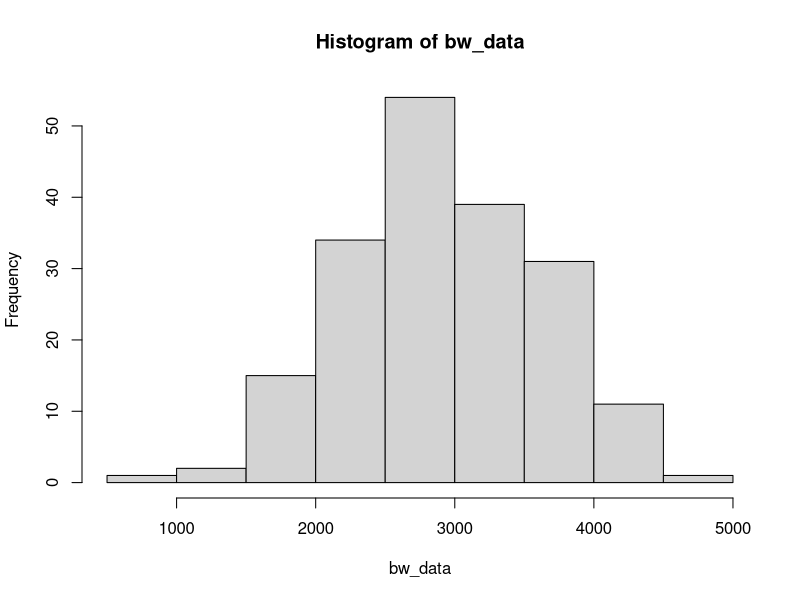
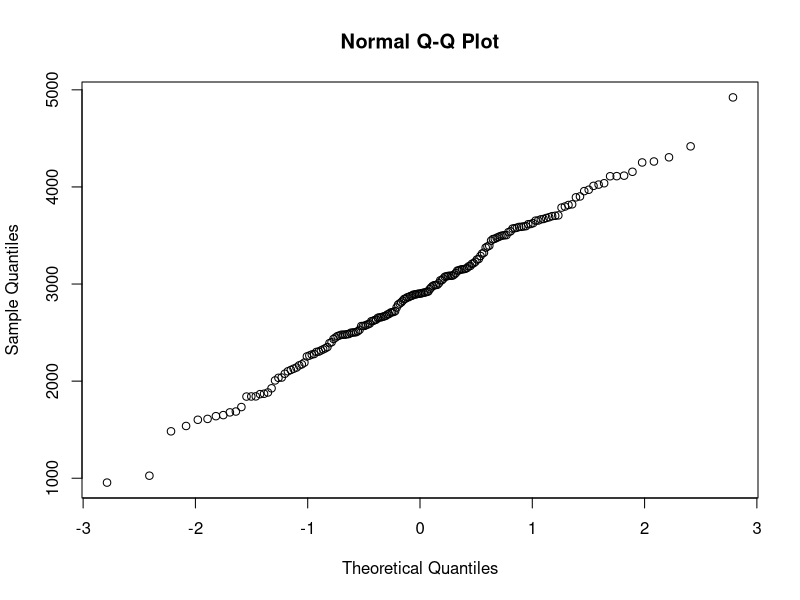
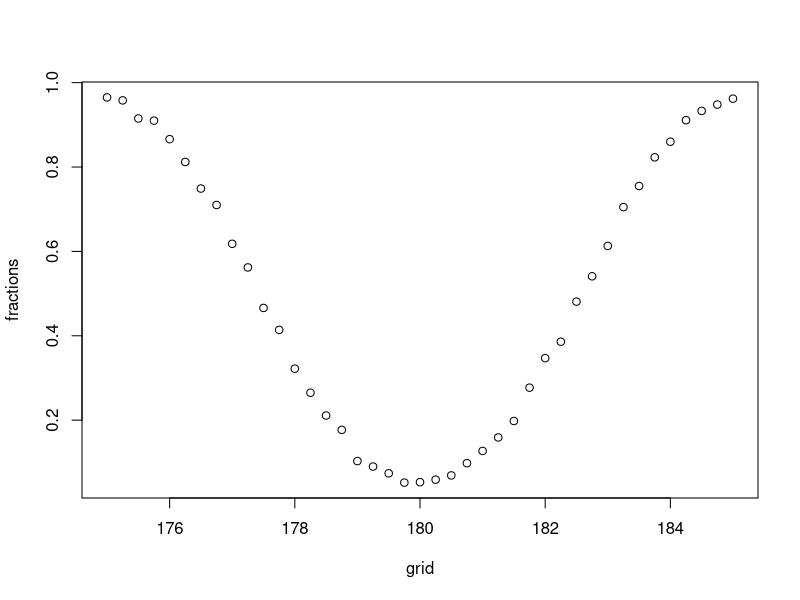
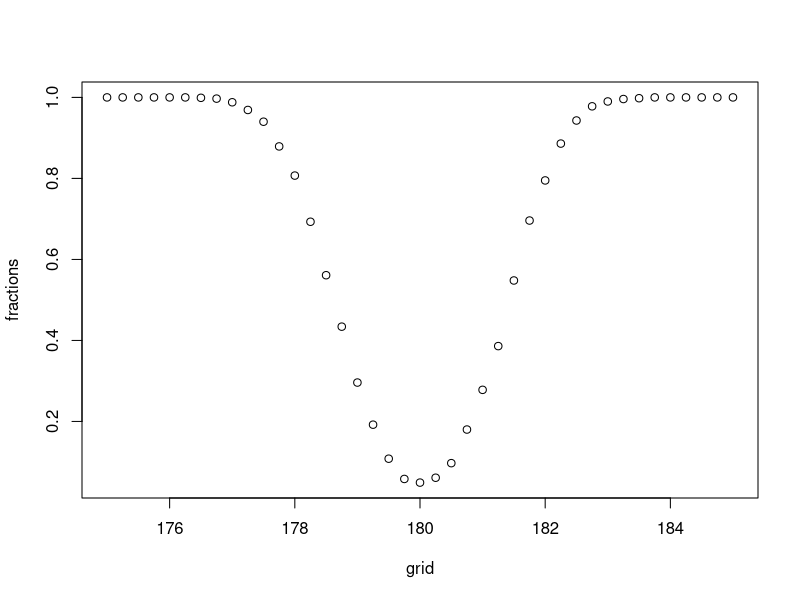
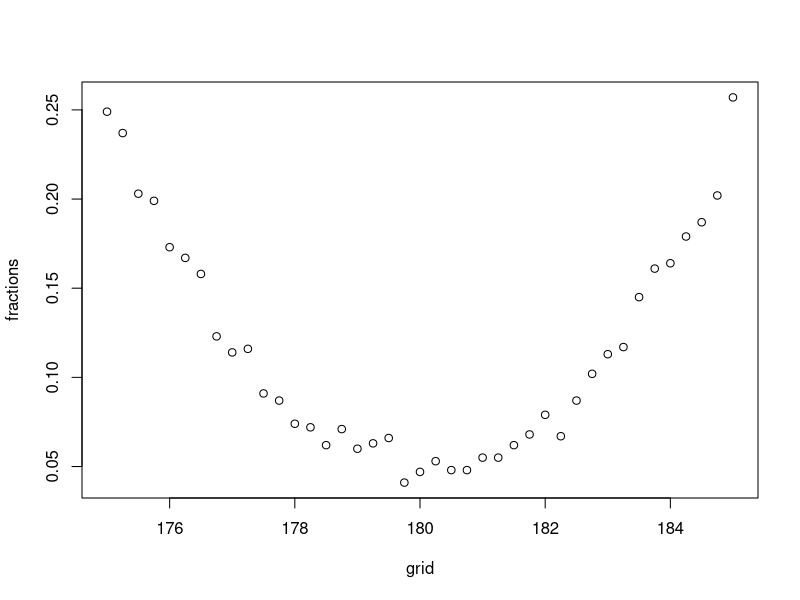
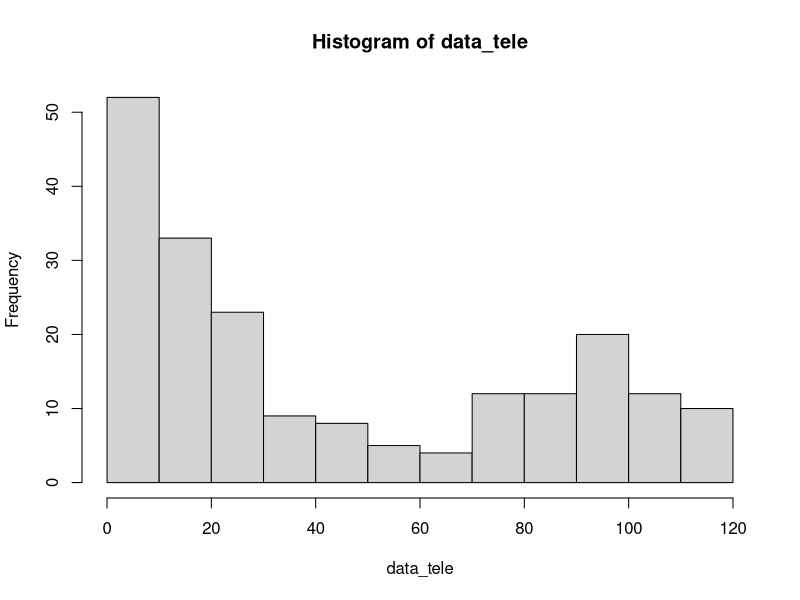
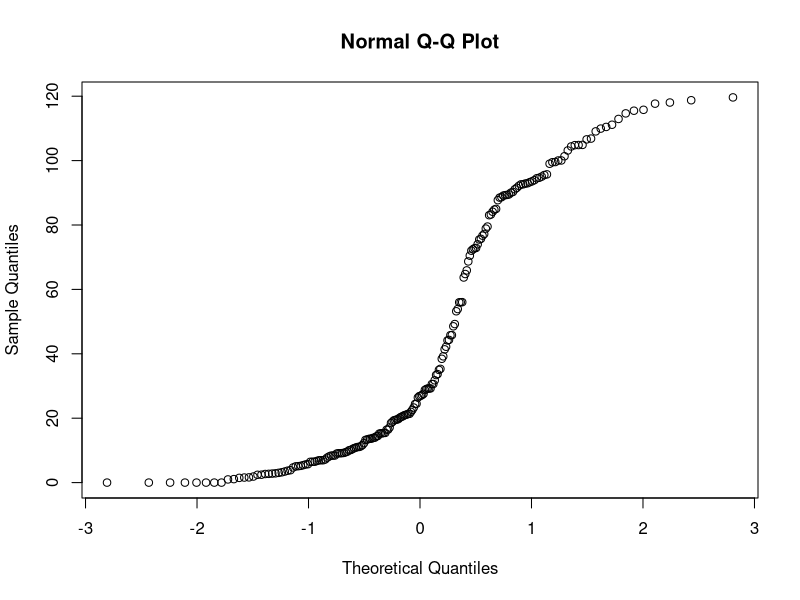
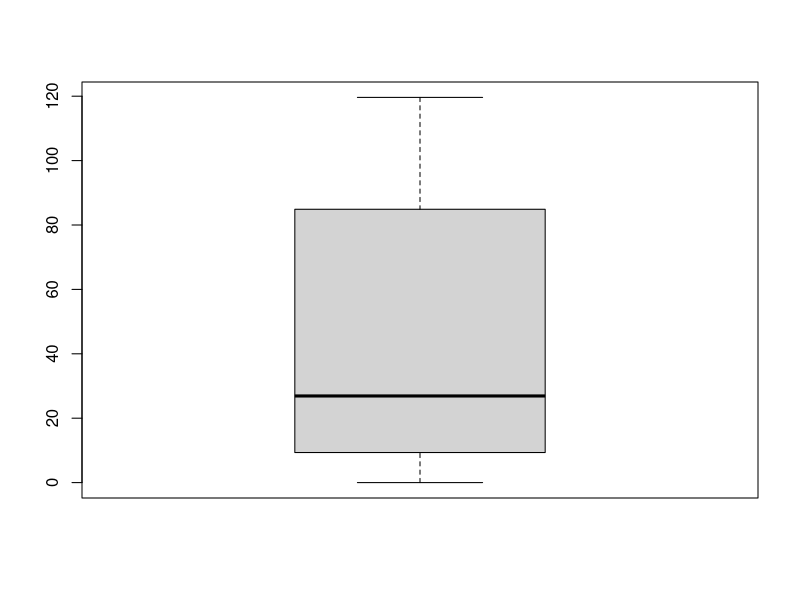

Source code (R) for these figures, in order:
library(tidyverse)
library(rstudioapi) 

# Exercise 1
setwd(dirname(getActiveDocumentContext()$path))
getwd()
data<-read.table(file="data/birthweight.txt",header=TRUE)

# A
bw_data<-data$birthweight
hist(bw_data)
qqnorm(bw_data)

# Estimate +- 1.96 x std.error/N^1/2

m <- mean(bw_data)
s <- sd(bw_data)
n <- length(bw_data)
error <- qnorm(0.95)*s/sqrt(n);error
ci <- c(m-error, m+error);ci

# B
t.test(bw_data,mu=2800,alternative = "greater",conf.level = 0.95)
t.test(bw_data,mu=2800,alternative = "greater",conf.level = 0.99)

# C

# Exercise 2
# A
n <- m <- 30
mu <- 180
nu <- 175
sd <- 5
B <- 1000

p <- numeric(B)

grid <- seq(175,185, by=0.25)
G <- length(grid)

fractions <- numeric(G)

for (grid_nu in 1:G){
  p <- numeric(B)
  for (b in 1:B){
    x <- rnorm(n,mu,sd)
    y <- rnorm(m,grid[grid_nu],sd)
    p[b] <- t.test(x,y, var.equal = TRUE)[[3]]
  }
  fractions[grid_nu] <- mean(p<0.05)
}
plot(grid,fractions)

# B
n <- m <- 100
mu <- 180
sd <- 5

fractions <- numeric(G)

for (grid_nu in 1:G){
  p <- numeric(B)
  for (b in 1:B){
    x <- rnorm(n,mu,sd)
    y <- rnorm(m,grid[grid_nu],sd)
    p[b] <- t.test(x,y, var.equal = TRUE)[[3]]
  }
  fractions[grid_nu] <- mean(p<0.05)
}
plot(grid,fractions)

# C
n <- m <- 30
mu <- 180
sd <- 15

fractions <- numeric(G)

for (grid_nu in 1:G){
  p <- numeric(B)
  for (b in 1:B){
    x <- rnorm(n,mu,sd)
    y <- rnorm(m,grid[grid_nu],sd)
    p[b] <- t.test(x,y, var.equal = TRUE)[[3]]
  }
  fractions[grid_nu] <- mean(p<0.05)
}
plot(grid,fractions)

# D
# The more datapoints seems to have an influence
# on the narrowness of the plot. Furthermore,
# a bigger std gives a more wider distribution
# of fractions as presented in the plot of C.

# Exercise 3
# A

data<-read.table(file="data/telephone.txt",header=TRUE)
data_tele <- data$Bills
hist(data_tele)
qqnorm(data_tele)
boxplot(data_tele)

# The data seems oddly distributed with two
# subpeaks, would have expected a more normally
# distributed set. Therefore perhaps a good 
# idea if the manager arranges the prices better.

# B
X <- seq(0.01, 0.1, 0.0005)
pvalues <- c()
t <- median(data_tele)
for (x in X){
  B <- 1000
  tstar <- numeric(B)
  n <- length(data_tele)
  
  for (i in 1:B){
    xstar <- rexp(n,x)
    tstar[i] <- median(xstar)
  }
  pl<-sum(tstar<t)/B
  pr<-sum(tstar>t)/B
  p<-2*min(pl,pr)
  pl;pr;p
  pvalues <- c(pvalues,p)
}
pvalues
plot(X, pvalues)
# There exist a Exp function that fits the hypothesis

# C
B <- 1000
T1 <- median(data_tele)
Tstar <- numeric(B)
for (i in 1:B){
  Xstar <- sample(data_tele,replace=TRUE)
  Tstar[i] <- median(Xstar)
}
Tstar25 <- quantile(Tstar,0.025)
Tstar975 <- quantile(Tstar, 0.975)

T1
c(2*T1-Tstar975, 2*T1-Tstar25)

hist(data_tele, prob=T, ylim=c(0,0.05))
x<-seq(0,max(data_tele),length=1000)
lines(x,exp(x),type="l",col="blue",lwd=2)

# D 

max_index <- which.max(pvalues)

opt_X <- X[max_index]

# Opt_X represents the optimal Lambda

# E
bill_bigeq40 <- sum(data_tele>=40)
bill_smal40 <- sum(data_tele<40)

binom.test(bill_bigeq40, length(data_tele),p=0.5)
binom.test(bill_smal40, length(data_tele),p=0.5)

bill_less10 <- sum(data_tele < 10)
bill_less10/length(data_tele)

# Exercise 4
# A
data_run <- read.table(file="data/run.txt", header=TRUE)

plot(before~after,pch=drink,data=data_run)
abline(0,1)
boxplot(data_run[,1],data_run[,2])
boxplot(data_run[,1]-data_run[,2])

qqnorm(data_run[,1]-data_run[,2])
shapiro.test(data_run[,1]-data_run[,2])
# normality assumed

cor.test(data_run[,1],data_run[,2])
# significant correlation

# B

data_run_lemo <- data_run[data_run[,"drink" ]=="lemo",]
data_run_energy <- data_run[data_run[,"drink" ]=="energy",]

t.test(data_run_lemo[,1], data_run_lemo[,2],paired=TRUE)
# Is the same as
t.test(data_run_lemo[,1]-data_run_lemo[,2])
# Negative

t.test(data_run_energy[,1]-data_run_energy[,2])
# Positive

# C
data_run$dif <- data_run[,1]-data_run[,2]
data_run_lemo <- data_run[data_run[,"drink" ]=="lemo",]
data_run_energy <- data_run[data_run[,"drink" ]=="energy",]

t.test(data_run_lemo$dif, data_run_energy$dif)
qqnorm(data_run_lemo$dif)
qqnorm(data_run_energy$dif) # Not really normal so other test

wilcox.test(data_run_lemo$dif, data_run_energy$dif)
ks.test(data_run_lemo$dif, data_run_energy$dif)

# D
# For experiment B there is no comparison done between the
# two groups lemo and energy. The test will therefore not 
# give any usefull results. For experiment C it is perhaps 
# better to use another test?

# Exercise 5
# A
data_chick <- chickwts
chick_meat <- subset(data_chick, feed == "meatmeal")
chick_sunf <- subset(data_chick, feed == "sunflower")
# Subsets are not paired and independent

t.test(chick_meat$weight,chick_sunf$weight)

par(mfrow=c(1,2)) # set the plotting area into a 1*2 array
qqnorm(chick_meat$weight)
qqnorm(chick_sunf$weight) # Not really normal so:

wilcox.test(chick_meat$weight,chick_sunf$weight)

ks.test(chick_meat$weight,chick_sunf$weight)
